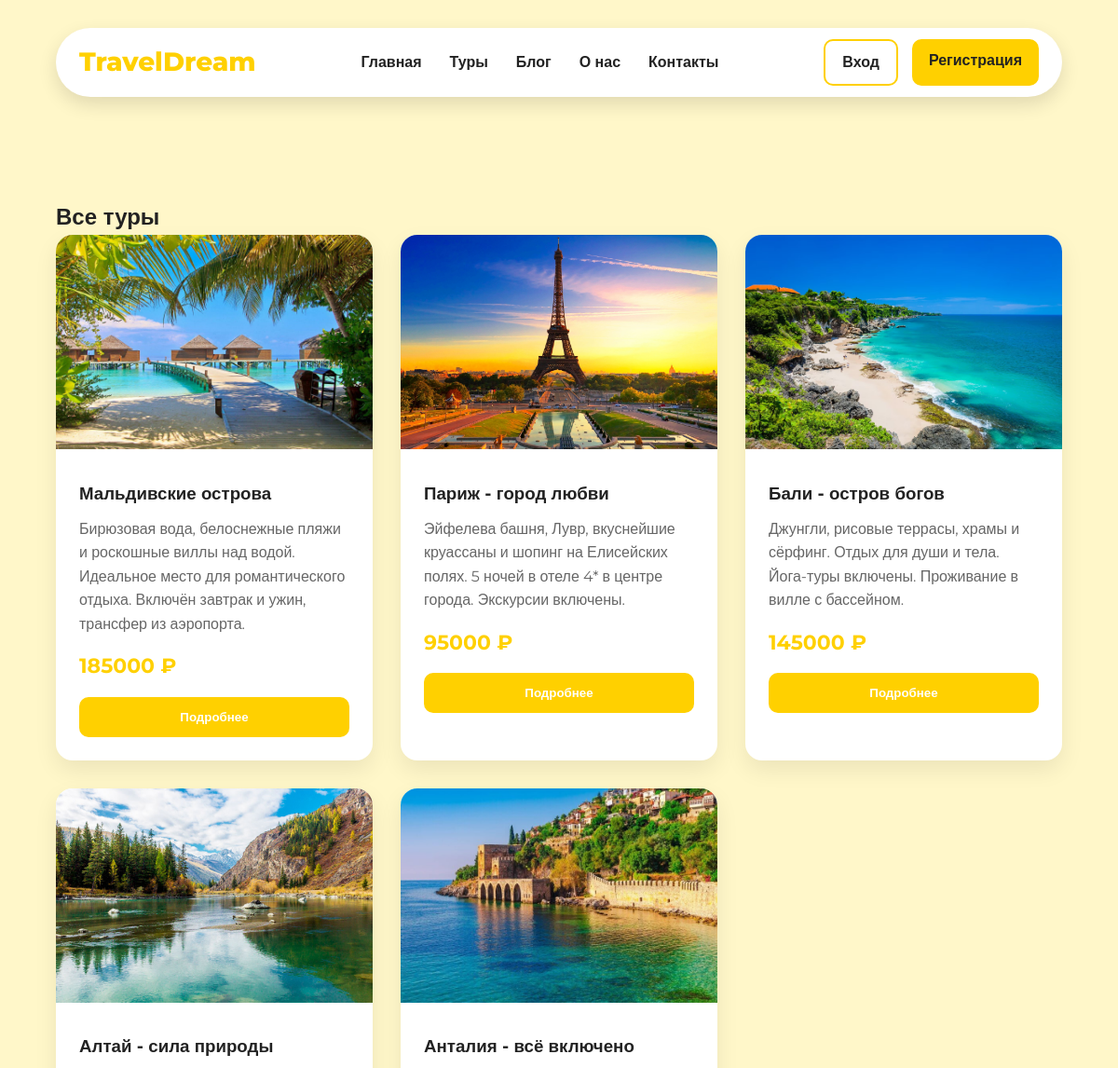
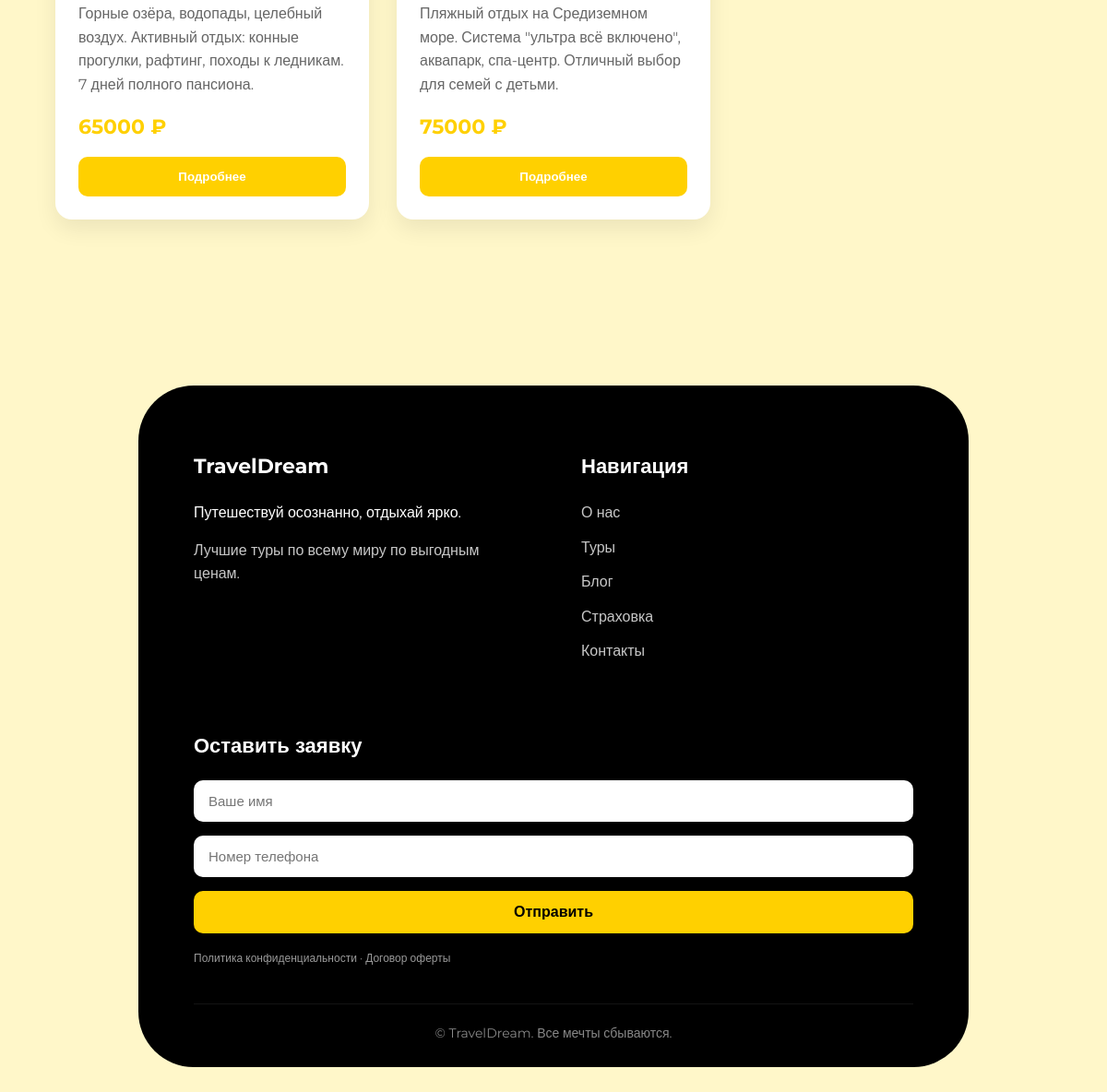
The page /tours/ on the database its author committed (2 pictures, top to bottom).
### travel/models.py (models this page shows, shortened)
class Destination(models.Model):
    name = models.CharField(max_length=100)
    price = models.IntegerField()
    description = models.TextField()
    img = models.ImageField(upload_to='pics')
    offer = models.BooleanField(default=False)

### travel/views.py (the view)
# urls.py: path('tours/', views.tours, name='tours'),
def tours(request):
    dests = Destination.objects.all()
    return render(request, 'tours.html', {'dests': dests})

### templates/tours.html
{% extends 'base.html' %}
{% block content %}
<section class="tours">
    <h1>Все туры</h1>
    <div class="card-container">
        {% for dest in dests %}
        <div class="card">
            <img src="{{ dest.img.url }}">
            <div class="card-body">
                <h3>{{ dest.name }}</h3>
                <p>{{ dest.description }}</p>
                <div class="price">{{ dest.price }} ₽</div>
                 <a href="{% url 'tour_detail' dest.id %}">
                        <button class="btn-card">Подробнее</button>
                    </a>
            </div>
        </div>
        {% endfor %}
    </div>
</section>
{% endblock %}

### templates/base.html (shortened to what this page needs)
<!DOCTYPE html>
<html lang="ru">
<head>
    {% load static %}
    <link rel="stylesheet" href="{% static 'css/style.css' %}">
</head>
<body>
    <header class="floating-navbar">
        <div class="logo">
            <h1>TravelDream</h1>
        </div>
        <nav>
    <a href="{% url 'home' %}">Главная</a>
    <a href="{% url 'tours' %}">Туры</a>
    <a href="{% url 'blog' %}">Блог</a>
    <a href="{% url 'about' %}">О нас</a>
    <a href="{% url 'contacts' %}">Контакты</a>
</nav>
<div class="auth-buttons">
    {% if user.is_authenticated %}
        <a href="{% url 'cart' %}" class="btn-outline">Корзина</a>
        <a href="{% url 'logout' %}" class="btn-primary">Выйти</a>
    {% else %}
        <a href="{% url 'login' %}" class="btn-outline">Вход</a>
        <a href="{% url 'register' %}" class="btn-primary">Регистрация</a>
    {% endif %}
</div>
    </header>
{% block content %}
{% endblock %}
        <footer>
        <div class="footer-content">
            <div class="footer-col">
                <h3>TravelDream</h3>
                <p>Путешествуй осознанно, отдыхай ярко.</p>
                <p class="footer-text">
                    Лучшие туры по всему миру по выгодным ценам.
                </p>
            </div>
            <div class="footer-col">
                <h4>Навигация</h4>
                <a href="#">О нас</a>
                <a href="#">Туры</a>
                <a href="#">Блог</a>
                <a href="#">Страховка</a>
                <a href="#">Контакты</a>
            </div>
            <div class="footer-col">
                <h4>Оставить заявку</h4>
                <form class="footer-form">
                    <div class="form-group">
                        <input type="text" placeholder="Ваше имя" required>
                    </div>
                    <div class="form-group">
                        <input type="tel" placeholder="Номер телефона" required>
                    </div>
                    <button type="submit">
                        Отправить
                    </button>
                    <p class="footer-policy">
                    Политика конфиденциальности · Договор оферты
                    </p>
                </form>
            </div>
        </div>
        <div class="copyright">
            © TravelDream. Все мечты сбываются.
        </div>
    </footer>
</body>
</html>

### static/css/style.css (style rules this page uses)
* { margin: 0; padding: 0; box-sizing: border-box; }
body { font-family: 'Montserrat', sans-serif; background: #fff7c9; color: #222; line-height: 1.6; }
a { text-decoration: none; color: inherit; }
button { cursor: pointer; border: none; transition: 0.3s; }
header { width: 100%; padding: 20px 60px; background: white; box-shadow: 0 2px 20px rgba(0,0,0,0.06); display: flex; justify-content: space-between; align-items: center; position: sticky; top: 0; z-index: 1000; }
.floating-navbar { width: min(1200px, 90%); background: white; padding: 12px 25px; margin: 30px auto; border-radius: 40px; display: flex; justify-content: space-between; align-items: center; gap: 20px; box-shadow: 0 8px 20px rgba(0, 0, 0, 0.12); }
.logo h1 { color: #FFD000; font-size: 28px; font-weight: 800; }
nav { display: flex; gap: 30px; }
nav a { font-weight: 600; transition: 0.3s; }
.auth-buttons { display: flex; gap: 15px; }
.btn-outline { padding: 10px 18px; border: 2px solid #FFD000; background: transparent; border-radius: 10px; font-weight: 600; }
.btn-primary { padding: 10px 18px; background: #FFD000; border-radius: 10px; font-weight: 600; }
.tours { padding: 80px 60px; }
.card-container { display: grid; grid-template-columns: repeat(auto-fit,minmax(300px,1fr)); gap: 30px; }
.card { background: white; border-radius: 18px; overflow: hidden; box-shadow: 0 10px 25px rgba(0,0,0,0.08); transition: 0.4s; }
.card img { width: 100%; height: 230px; object-fit: cover; }
.card-body { padding: 25px; }
.card-body h3 { margin-bottom: 10px; }
.card-body p { color: #666; margin-bottom: 15px; }
.price { font-size: 22px; color: #FFD000; font-weight: 700; margin-bottom: 15px; }
.btn-card { width: 100%; background: #FFD000; color: white; padding: 14px; border-radius: 10px; font-weight: 600; }
footer { background: #000000; color: white; padding: 70px 60px 25px; margin-top: 100px; margin-bottom: 60px; margin-left: 150px; margin-right: 150px; border-radius: 60px; }
.footer-content { display: flex; justify-content: space-between; gap: 60px; flex-wrap: wrap; margin-bottom: 40px; }
.footer-col { flex: 1; min-width: 250px; }
.footer-col h3, .footer-col h4 { margin-bottom: 20px; font-size: 22px; }
.footer-text { margin-top: 15px; color: #c7c7c7; line-height: 1.6; }
.footer-col a { display: block; margin-bottom: 12px; color: #c7c7c7; transition: 0.3s; }
.footer-form { margin-top: 10px; }
.footer-form input { margin-bottom: 15px; }
.footer-form input { width: 100%; padding: 14px 16px; border: none; border-radius: 10px; outline: none; font-size: 15px; }
.footer-form button { width: 100%; padding: 14px; border: none; border-radius: 10px; background: #FFD000; font-weight: 600; font-size: 16px; transition: 0.3s; }
.footer-policy { margin-top: 18px; color: #999; font-size: 12px; line-height: 1.5; }
.copyright { border-top: 1px solid rgba(255,255,255,0.08); padding-top: 20px; text-align: center; color: #888; font-size: 14px; }

### rows shown on the page
Destination: img (picture), name "Мальдивские острова", description "Бирюзовая вода, белоснежные пляжи и роскошные виллы над водой. Идеальное место для романтического отдыха. Включён завтрак и ужин, трансфер из аэропорта.", price "185000"
Destination: img (picture), name "Париж - город любви", description "Эйфелева башня, Лувр, вкуснейшие круассаны и шопинг на Елисейских полях. 5 ночей в отеле 4* в центре города. Экскурсии включены.", price "95000"
Destination: img (picture), name "Бали - остров богов", description "Джунгли, рисовые террасы, храмы и сёрфинг. Отдых для души и тела. Йога-туры включены. Проживание в вилле с бассейном.", price "145000"
Destination: img (picture), name "Алтай - сила природы", description "Горные озёра, водопады, целебный воздух. Активный отдых: конные прогулки, рафтинг, походы к ледникам. 7 дней полного пансиона.", price "65000"
Destination: img (picture), name "Анталия - всё включено", description "Пляжный отдых на Средиземном море. Система \"ультра всё включено\", аквапарк, спа-центр. Отличный выбор для семей с детьми.", price "75000"
